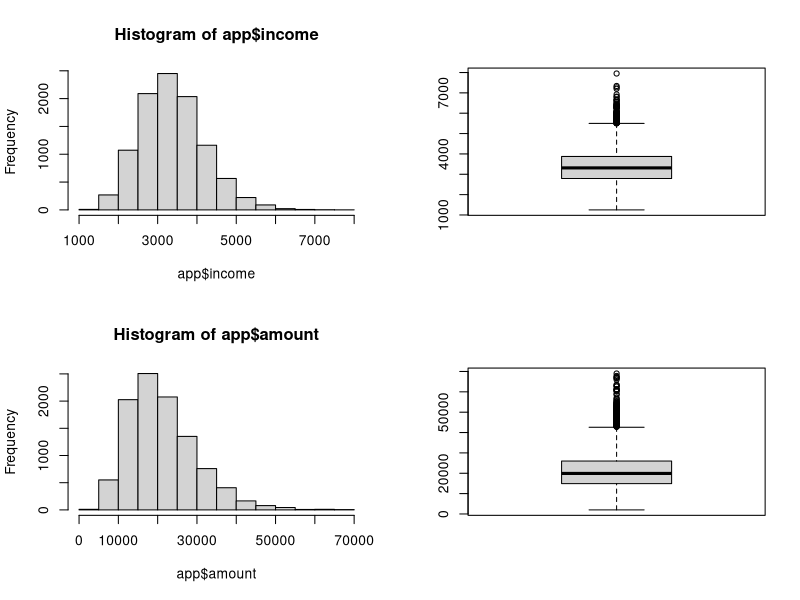
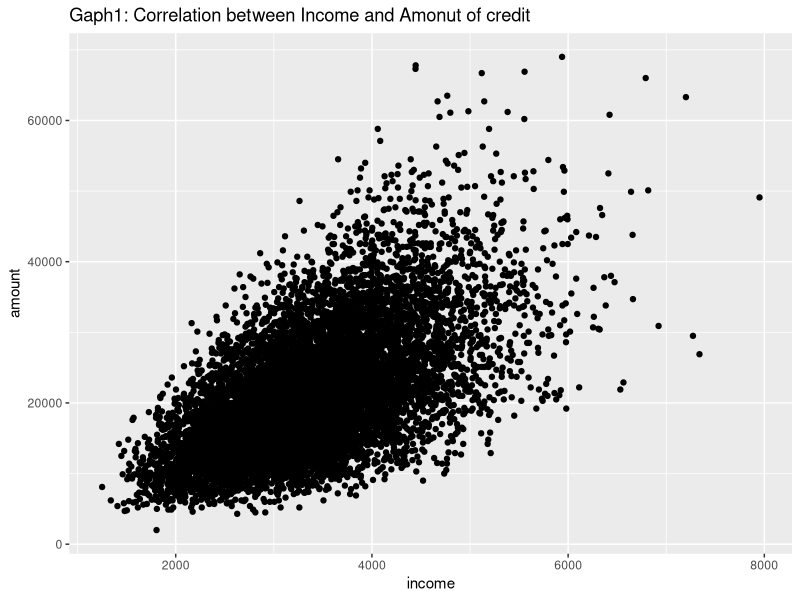
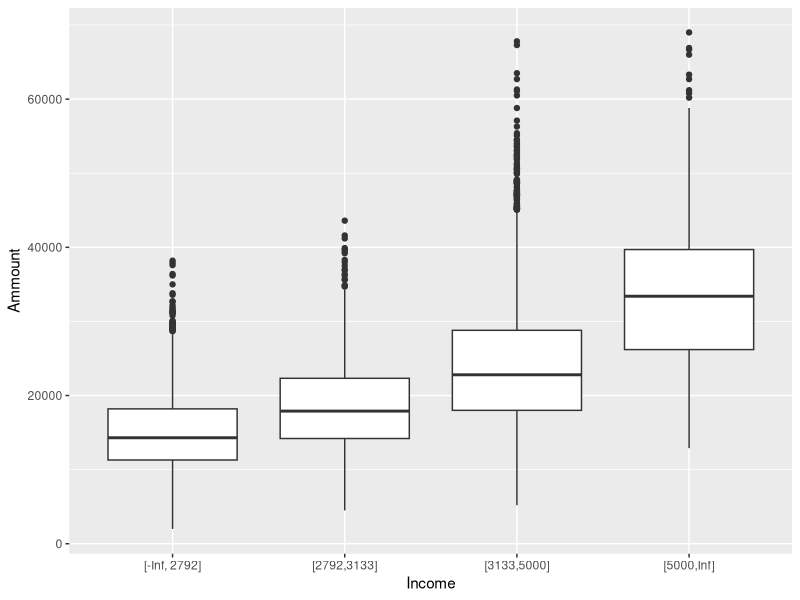
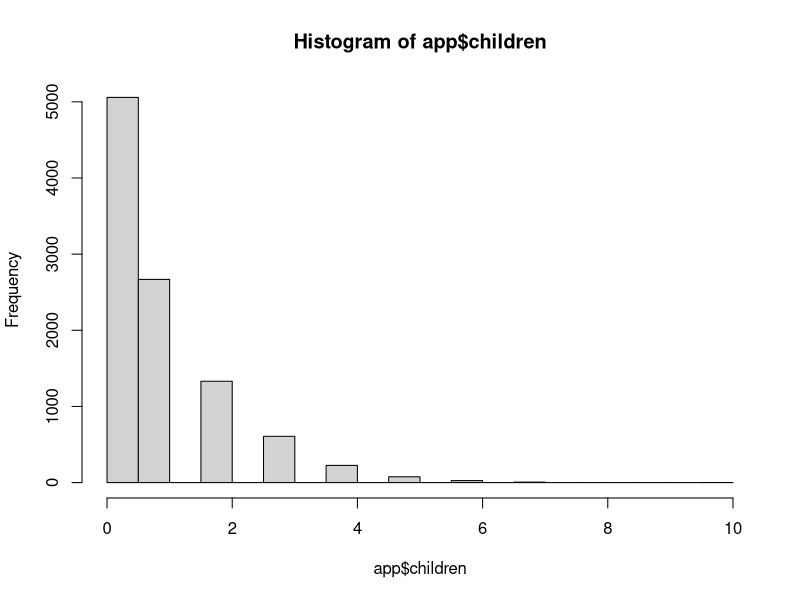
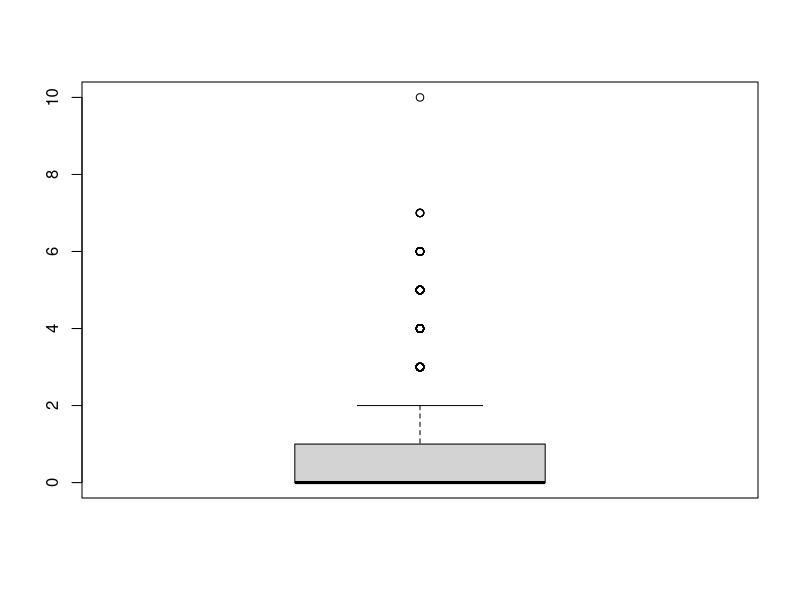
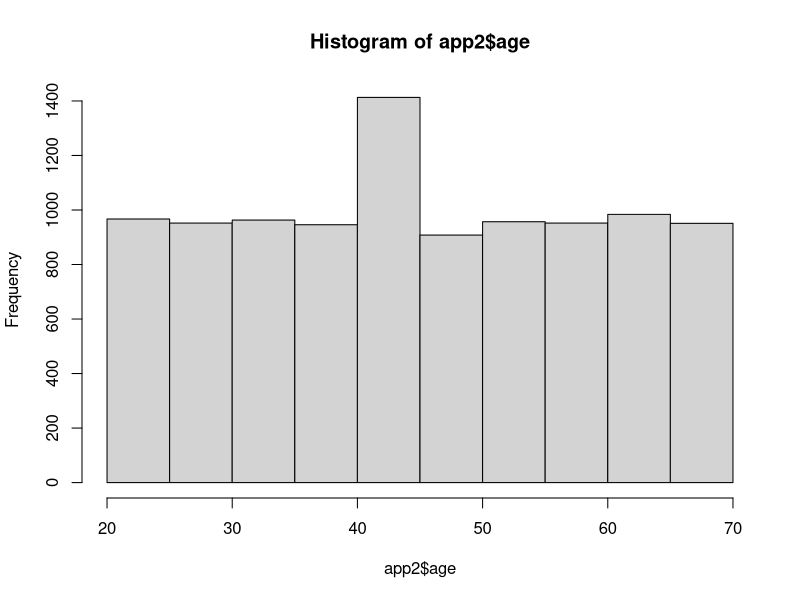
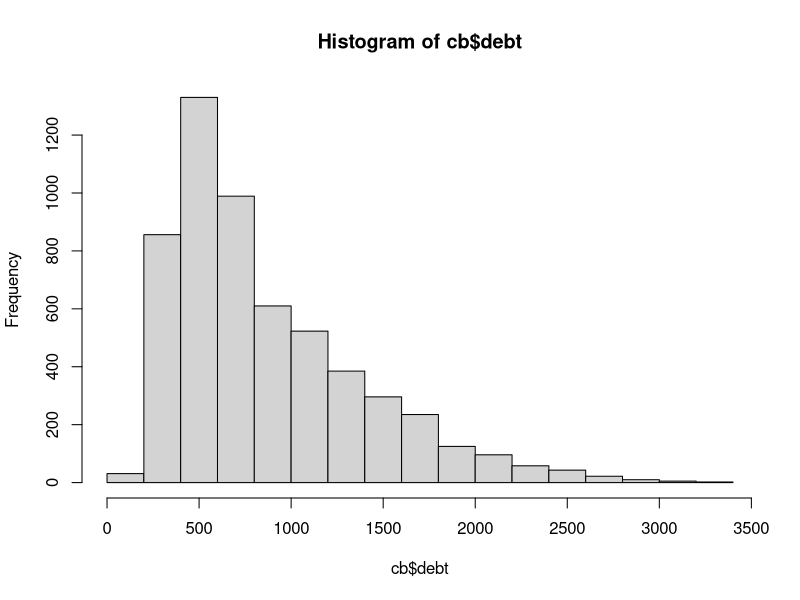
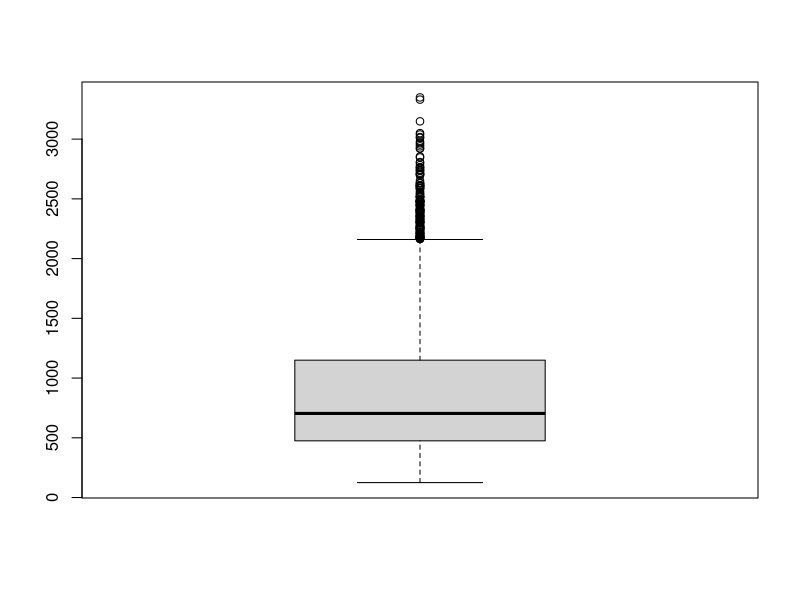

Write the R code that produced these figures, in order.
library("rstudioapi")                                 # Load rstudioapi package
setwd(dirname(getActiveDocumentContext()$path))       # Set working directory to source file location

install.packages("tidyverse")
library("readr")
library("tidyverse")

# ------ import app ------
app<-read_csv("app.csv",col_types = cols (col_integer(), col_integer(), col_date(), col_double(), col_integer(), col_double()
                                          ,col_date(), col_character(), col_character(), col_integer(),col_logical(), col_character(), col_character(), col_double()))

glimpse(app)

#get duplicated id, if any
dupl_id<-app$id[duplicated(app$id)]
glimpse(dupl_id)
# -> 436 id which are duplicated, but we don't know how many times, nor if other columns are duplicated as well

dupl_values<-filter(app, id  %in%  dupl_id)
glimpse(dupl_values)
# -> it seems that only column income is different for each id

#get unique combination of id and income
unique(dupl_values[,c('id','income')])
# -> for each duplicated id there are 2 different values for income - 1 or other value
# -> we can assume that value which is not 1 is correct, therefor we will do filter accordingly

app<-filter(app, (id  %in%  dupl_id & income !=1) |  !(id  %in%  dupl_id))
(dupl_id<-app$id[duplicated(app$id)])
# ->no more duplicates


# ------ data analysis -APP ------
#how many NULL/NA values each column has
(na_count <- sapply(app, function(x) sum(is.na(x))))
(null_count <- sapply(app, function(x) sum(is.null(x))))

#->children has small number of NA, to be sure, let's check whether among those NA has significant number of bad=1
table(filter(app, is.na(children))$bad)

#since nb(bad=1) = 2, we can replace NA with 0
app$children[is.na(app$children)] <- 0


table(app$bad)
#we can there is clients much more clients with bad=0 (9745), than with bad=1 (255).
255/9745

#not much difference among woman and man
table(app$sex)
aggregate(bad ~ sex, data = app, mean)
#transform sex
app<-mutate(app, sexMale = as.factor(ifelse(sex == 'male' ,1,0)))

#divorced and single people has more tendency to default
aggregate(bad ~ family, data = app, mean)

app<-mutate(app, divorced_single = as.factor(ifelse(family == 'divorced' |family == 'single' ,1,0)))


#people who are renting their apartment has more tendency to default
aggregate(bad ~ rent, data = app, mean)
app$rent_1 <-as.factor(ifelse(app$rent, 1, 0))


#self-employed has more tendency to default
aggregate(bad ~ employment, data = app, mean)
app<-mutate(app, self_empl = as.factor(ifelse(employment == 'self-employed',1,0)))

#not clear correlation between education and default
aggregate(bad ~ education, data = app, mean)
app$education <-as.factor(app$education)

#to check if there is outliers in amount or income

par(mfrow = c(2, 2))
hist(app$income)
boxplot(app$income)
hist(app$amount)
boxplot(app$amount)
par(mfrow = c(1, 1))


ggplot(app, aes(income, amount)) +
  geom_point() +
  ggtitle("Gaph1: Correlation between Income and Amonut of credit")

ggplot(app,aes(x =  cut(app$income,c(-Inf,2792,3133, 5000,Inf),labels = c('[-Inf, 2792]','[2792,3133]','[3133,5000]','[5000,Inf]'))
               , y = amount)) +
  geom_boxplot() +
  xlab("Income") +
  ylab("Ammount")


#distribution for column children: most people have 0-2 children and they have lower prob to default
#there is only 1 person with 10 children and 6 persons with 7 children, they have mean(bad)=0, which
#might be just by accident, so it's better to exclude those values because it's logical that more children will has bad impact on
#default probability.

hist(app$children)
aggregate(bad ~ children, data = app, mean)
table(app$children)
boxplot(app$children)

app1<-filter(app, children <=6)
glimpse(app1)

#installments - no significant correlation
table(app1$installments)
aggregate(bad ~ installments, data = app1, mean)


#to be sure that dates are between 2011-2012
summary(app1$date)

#to be sure that brithdate has reasonable values
summary(app1$birthdate)

#age of clients - almost all ages have equal part in data
app2<-(mutate(app1, age = as.double(difftime(date,birthdate, units="days")/365)))
glimpse(app2)
hist(app2$age)

# ------ import cb ------

cb<-read_csv("cb.csv",col_types = cols (col_integer(), col_double(), col_double(), col_integer()))
glimpse(cb)
#get duplicated id, if any
(dupl_cbid<-cb$id[duplicated(cb$id)]) # -> no duplicates
# ------ data analysis -CB ------
(na_count <- sapply(cb, function(x) sum(is.na(x))))
(null_count <- sapply(cb, function(x) sum(is.null(x))))

hist(cb$debt)
boxplot(cb$debt)
summary(cb$debt)

#we can see that distribution of mortgage is not balanced
hist(cb$mortgage)
boxplot(cb$mortgage)
summary(cb$mortgage)

summary(cb$overdue)
hist(cb$overdue)
boxplot(cb$overdue)


# ------ merging APP and CB ------

df<-left_join(app2, cb, by = "id")
glimpse(df)

#4,382 NA
(na_count <- sapply(df, function(x) sum(is.na(x))))

na_values<-filter(df, is.na(debt))
#not much with bad=1
table(na_values$bad)

#we will replace NA values with 0 since there is no much bad=1 among them

df <-mutate(df, overdue = ifelse(is.na(df$overdue),0,df$overdue))
df <- mutate(df, overdue_1 = cut(df$overdue, c(-Inf, 0,40,Inf)))
aggregate(bad ~ overdue_1, data = df, mean)
table(df$overdue_1)

df <-mutate(df, debt_1 = ifelse(is.na(df$debt),0,df$debt))
df <-mutate(df, mortgage_1 = ifelse(is.na(df$mortgage),0,df$mortgage))

glimpse(df)

# ------ examine colinearity ------
install.packages("corpcor")
library(corpcor)
cor2pcor(cov(cb))#->correlation between dept and mortgage -> we will exclude mortgage
cb1<-select(cb,  -mortgage)

cor2pcor(cov(cb1)) #->ok

#->excluding mortgage from df
df1<-select(df,  -mortgage)


test1<-select(df1,amount, income,age,installments,debt_1, children, overdue)
cor2pcor(cov(test1))

#to exclude  income, installments

df2<-select(df1, c(-income,-installments))
test2<-select(df2,amount,debt_1,children,age )
cor2pcor(cov(test2))



# ------ test and train sample (divide by year) ------
install.packages("lubridate")
library(lubridate)
train <-filter(df2, year(date)==2011)
test <-filter(df2, year(date)==2012)
glimpse(train) #5009
glimpse(test) #4984



# ------ create model ------
train_model<-glm(bad ~ sexMale + divorced_single + children + self_empl + rent_1 + debt_1 + overdue_1  + amount + education +age
                 , family=binomial
                 , data=train)

summary(train_model)


train_model1<-glm(bad ~ sexMale +  divorced_single + children + self_empl + rent_1 + debt_1 + overdue_1, family=binomial
                  , data=train)
summary(train_model1)


#for prediction
install.packages("modelr")
library(modelr)

#add column with predictions

train_lr <- mutate(train, p = predict(train_model1, type = "response"))
mean(train_lr$p)
summary(train_lr$p)
table(train_lr$bad)

train_lr$p_class <-cut(train_lr$p, 5)


merge(aggregate(bad ~ p_class, data = train_lr,function(x) c(length = length(x), sum = sum(x)))
      ,aggregate(p ~ p_class, data = train_lr, mean))

############# Model performance tradeoffs #####################

#threshold
train_lr <- mutate(train_lr, bad_predicted = ifelse(p<=0.04,0,1))

# Calculate the model's accuracy
mean(train_lr$bad == train_lr$bad_predicted)
table(ifelse(train_lr$bad==1,'Default True','Default False'), train_lr$bad_predicted)
# Sensitivity 0.4568966 - TruePositive / (TruePositive + FalseNegative)
53/(63+53)

#Specificity 0.8657265 - TrueNegative / (FalsePositive + TrueNegative)
4236  /(4236+657)


install.packages("ROCR")
library(ROCR)
ROCRpred = prediction(train_lr$p, train_lr$bad)
ROCRperf = performance(ROCRpred, "tpr", "fpr")

plot(ROCRperf)
# Add colors
plot(ROCRperf, colorize=TRUE)
# Add threshold labels
plot(ROCRperf, colorize=TRUE, print.cutoffs.at=seq(0.01,0.09,by=0.01), text.adj=c(-0.2,1.7))


#new threshold
train_lr1 <- mutate(train_lr, bad_predicted = ifelse(p<=0.02,0,1))

# Calculate the model's accuracy
mean(train_lr1$bad == train_lr1$bad_predicted) # 0.6412458
table(ifelse(train_lr1$bad==1,'Default True','Default False'), train_lr1$bad_predicted)
# Sensitivity 0.7758621 - TruePositive / (TruePositive + FalseNegative)
90/(26+90)

#Specificity 0.6380544 - TrueNegative / (FalsePositive + TrueNegative)
3122  /(3122 +1771)



######## test model ########
test_lr <- mutate(test, p = predict(train_model1, type = "response",newdata = test))
test_lr$p <- predict(train_model1, type = "response", newdata = test)

summary(test_lr$p)
summary(train_lr$p)



p_class_test <-cut(test_lr$p, 5)
merge(aggregate(bad ~ p_class_test, data = test_lr,function(x) c(length = length(x), sum = sum(x)))
      ,aggregate(p ~ p_class_test, data = test_lr, mean))


test_lr <- mutate(test_lr, bad_predicted = ifelse(p<=0.02,0,1))
# Calculate the model's accuracy
mean(test_lr$bad == test_lr$bad_predicted) #0.6494783
table(ifelse(test_lr$bad==1,'Default True','Default False'), test_lr$bad_predicted)

# Sensitivity 0.7482014 - TruePositive / (TruePositive + FalseNegative)
104/(35+104)

#Specificity 0.646646- TrueNegative / (FalsePositive + TrueNegative)
3133   /(3133  +1712)


####################################################################33

########### Random forest ###########
install.packages("randomForest")
library(randomForest)

train_rf<-mutate(train, bad=as.factor(bad))
test_rf<-mutate(test, bad=as.factor(bad))

model_rf <- randomForest(bad ~ sexMale + divorced_single + children + self_empl + rent_1 + debt_1 + overdue_1  + amount + education +age,data=train_rf, importance = TRUE)
model_rf

train_rf<-mutate(train_rf, p1 = predict(model_rf, train_rf,type = "class"))

table(ifelse(train_rf$bad==1,'Default True','Default False'), train_rf$p1)
mean(train_rf$bad == train_rf$p1) #0.9960072

# Sensitivity  - TruePositive / (TruePositive + FalseNegative)
96/(20 +96) #0.8275862

#Specificity  - TrueNegative / (FalsePositive + TrueNegative)
4893/(4893)


#rf for test data
test_rf<-mutate(test_rf, p1 = predict(model_rf, test_rf,type = "class"))
mean(test_rf$bad==test_rf$p1) #0.9721108
table(ifelse(test_rf$bad==1,'Default True','Default False'), test_rf$p1)
